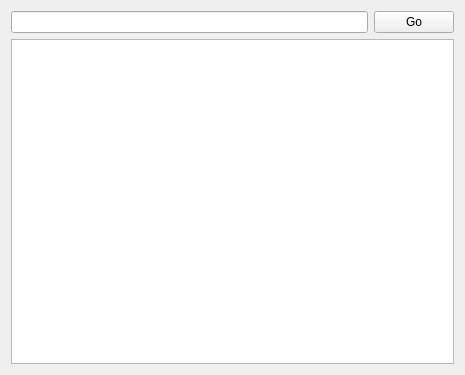
<?xml version="1.0" encoding="UTF-8"?>
<ui version="4.0">
 <class>Pane</class>
 <widget class="QWidget" name="Pane">
  <property name="geometry">
   <rect>
    <x>0</x>
    <y>0</y>
    <width>465</width>
    <height>375</height>
   </rect>
  </property>
  <property name="windowTitle">
   <string/>
  </property>
  <layout class="QVBoxLayout" name="verticalLayout">
   <item>
    <layout class="QHBoxLayout" name="horizontalLayout">
     <item>
      <widget class="QLineEdit" name="address"/>
     </item>
     <item>
      <widget class="QPushButton" name="go">
       <property name="sizePolicy">
        <sizepolicy hsizetype="Fixed" vsizetype="Fixed">
         <horstretch>0</horstretch>
         <verstretch>0</verstretch>
        </sizepolicy>
       </property>
       <property name="text">
        <string>Go</string>
       </property>
      </widget>
     </item>
    </layout>
   </item>
   <item>
    <widget class="QListView" name="list">
     <property name="selectionMode">
      <enum>QAbstractItemView::ExtendedSelection</enum>
     </property>
    </widget>
   </item>
  </layout>
 </widget>
 <resources/>
 <connections/>
</ui>
